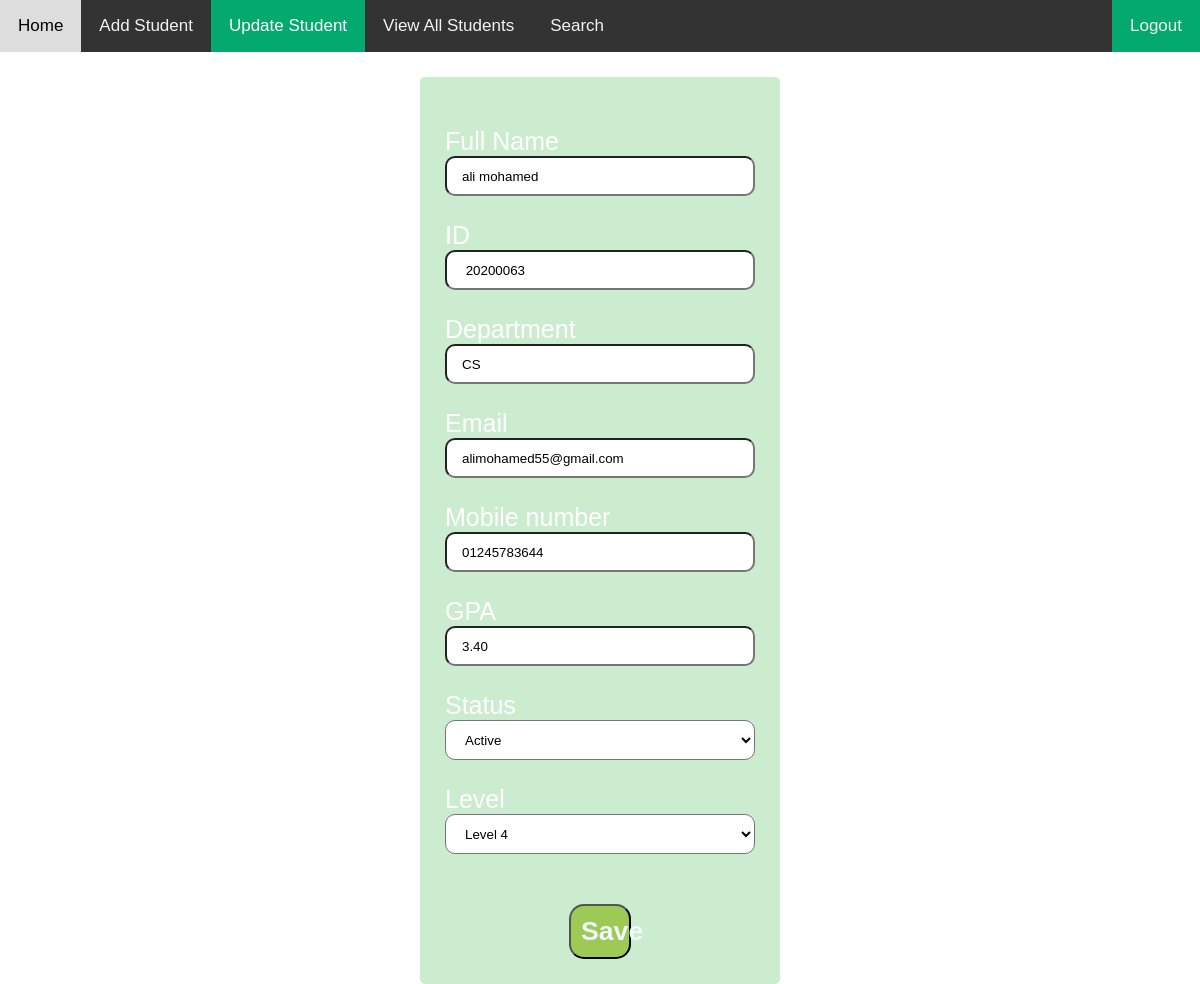
Page /Student/update/20200063 (signed in) on the committed database.
### Student/models.py (models this page shows, shortened)
class Student(models.Model):
    Name = models.CharField(max_length=60,null=True)
    id = models.CharField(max_length=8,primary_key=True)
    Email = models.EmailField(max_length= 25)
    Gender = models.CharField(max_length=6,choices=ge)
    MobileNumber = models.CharField(max_length=11)
    Date_of_birth = models.DateField(null=True)
    GPA = models.DecimalField(max_digits=3,decimal_places=2,null=True)
    status = models.CharField(max_length=8,choices=st)
    level = models.CharField(max_length=1,choices=lev)
    Department = models.CharField(max_length=7,choices=dep)
    class Meta:
        ordering = ['Name']

### Student/views.py (the view)
# urls.py: path('update/<int:id>',views.indexStudentUpdate,name='studentUpdate'),
@login_required(login_url='Home/page1')
def indexStudentUpdate(request,id):
    mystudent = Student.objects.get(id=id)
    template = loader.get_template('Student/indexUpdate.html')
    context = {
    'mystudent': mystudent,
    }
    return HttpResponse(template.render(context, request))

### templates/Student/indexUpdate.html (shortened to what this page needs)
{% block content %}
{% load static %}
<!DOCTYPE html>
<html>
    <head>
        <link rel="stylesheet" href="{% static 'css/css_topnav.css' %}">
        <link rel="stylesheet" href="https://cdnjs.cloudflare.com/ajax/libs/font-awesome/4.7.0/css/font-awesome.min.css">
        <link rel="stylesheet" href="{% static 'css/css_add.css' %}">
      </head>
  <body>
    <div class="topnav">
      <a  href="{% url 'Home' %}">Home</a>
      <a  href="{% url 'add' %}">Add Student</a>
      <a class="active" href="{% url 'update' %}">Update Student</a>
      <a  href="{% url 'view' %}">View All Students</a>
      <a  href="{% url 'search' %}">Search</a>
      <div class="topnav_rigth">
        <a class="Aout" href="{% url 'logout' %}">Logout</a>
      </div>
  </div>
    <div class="all">
      <div class="form" >
        <form action="updaterow/{{mystudent.id}}" id="FORM" method="POST">
          <div class="input">
            <div>
              <label for="Username">Full Name</label>
              <input type="text" name="username" value="{{mystudent.Name}}" required placeholder="your name">
            </div>
            <div>
              <label for="id">ID</label>
              <input type="text" value=" {{mystudent.id}}" class="left field" readonly>
            </div>
            <div>
              {% if mystudent.level == '3' %}
              <label for="Department">Department</label>
              <select name="Department" id="Department">
                <option value="{{mystudent.Department}}">{{mystudent.Department}}</option>
                {% if  mystudent.Department != 'CS'%}
                <option value="CS">CS</option>{% endif %}
                {% if  mystudent.Department != 'IT'%}
                <option value="IT">IT</option>{% endif %}
                {% if  mystudent.Department != 'IS'%}
                <option value="IS">IS</option>{% endif %}
                {% if  mystudent.Department != 'AI'%}
                <option value="AI">AI</option>{% endif %}
                {% if  mystudent.Department != 'DS'%}
                <option value="DS">DS</option>{% endif %}
                </select>
              {% else %}
              <label for="Department">Department</label>
              <input type="text" name="Department"  value="{{mystudent.Department}}" class="left field" readonly>
              {% endif %}
            </div>
            <div>
              <label for="email">Email</label>
              <input type="email" name="email"  value="{{mystudent.Email}}" required placeholder="your email">
            </div>
            <div>
              <label for="mobile number">Mobile number</label>
              <input type="number" name="mobile_number"  value="{{mystudent.MobileNumber}}" id="NUM" required placeholder="your mobile">
            </div>
            <div>
              <label for="GPA">GPA</label>
              <input  name="gpa" type="number" value="{{mystudent.GPA}}" id="GPA" min="0" max="4" step="0.1" required placeholder="your GPA">
            </div>
            <div>
            <label for="status">Status</label>
              <select name="status">
                <option value="{{mystudent.status}}">{{mystudent.status}}</option>
              </select>
            </div>
            <div>
              <label for="level">Level</label>
              <select name="level">
                <option value="{{mystudent.level}}"> Level {{mystudent.level}}</option>
              </select>
            </div>
          </div>
          </div>
          <div class="add">
            <button type="submit" id="ADDD"> <h1>Save</h1></button>
          </div>
      </div>
</html>
{% endblock content %}

### project/static/css/css_topnav.css (style rules this page uses)
* { box-sizing: border-box; }
body { margin: 0; font-family: Arial; }
.topnav_rigth { float: right; }
.Aout { background-color: #04AA6D; color: white; }
.topnav { overflow: hidden; background-color: #333; }
.topnav a { float: left; display: block; color: #f2f2f2; text-align: center; padding: 16px 18px; text-decoration: none; font-size: 17px; }
.topnav a.active { background-color: #04AA6D; color: white; }

### project/static/css/css_add.css (style rules this page uses)
* { margin: 0px; padding: 0px; box-sizing: border-box; }
body { background-image: url("../img/black-concrete-textured-background.jpg"); background-size: cover; min-height: 100vh; color: black; }
.all { margin: auto; color: #ffffff; background-color: #39b64242; border-radius: 5px; margin-top: 25px; padding: 25px; border-radius: 5px; width: 30%; }
.input div { margin-bottom: 25px; width: 100%; }
.input div input ,.input div select { width: 100%; height: 40px; border-radius: 10px; background-color: rgb(255 255 255); padding-left: 15px ; }
.form { margin-top: 25px; }
.add { text-align: center; margin-top: 50px; }
.add button { width: 20%; font-weight: bolder; background-color: rgb(157, 201, 85); color: aliceblue; border-radius: 15px; padding: 10px 10px 10px 10px; }
.input div label { font-size: 25px; }

### rows in the picture
Student: username "ali mohamed", id "20200063", Department "CS", email "alimohamed55@gmail.com", mobile_number "01245783644", gpa "3.40", status "Active"
